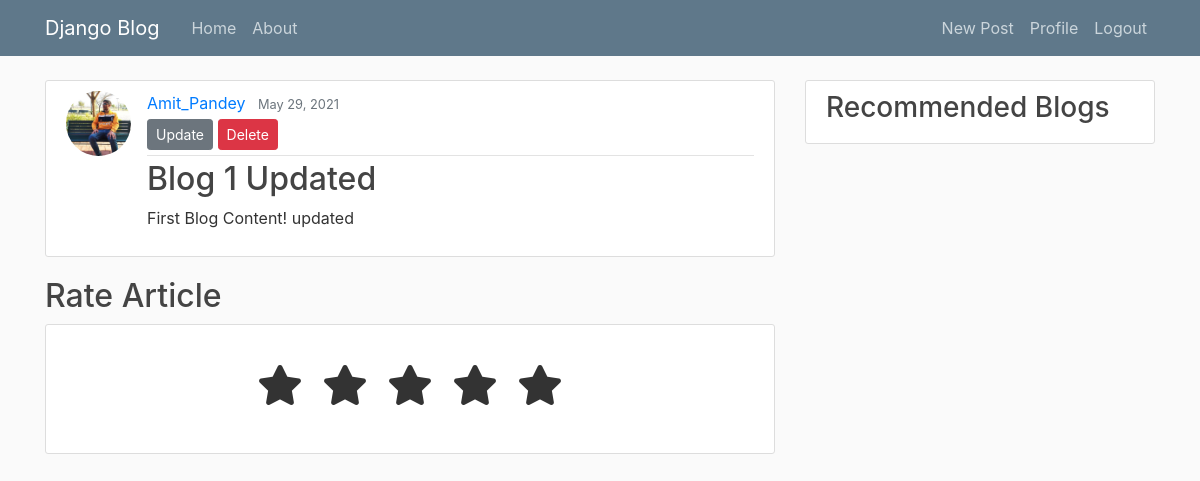
The app's page /post/1/ (signed in) with its own data.
### blog/models.py (models this page shows, shortened)
class Post(models.Model) :
    category = models.ManyToManyField(Category, related_name='posts', blank=True)
    title = models.CharField(max_length=100)
    content = models.TextField()
    date_posted = models.DateTimeField(default = timezone.now )
    author = models.ForeignKey( User , on_delete=models.CASCADE)

### users/models.py (models this page shows, shortened)
class Profile(models.Model) :
    user = models.OneToOneField(User, on_delete=models.CASCADE)
    image = models.ImageField(default='default.jpg', upload_to='profile_pics')

### blog/views.py (the view)
# urls.py: path('post/<int:id>/', PostDetailView , name='post-detail'),
def PostDetailView(request, id):
    post = get_object_or_404(Post, id=id)
    if(Rating.objects.filter(user = request.user , post = post).exists()):
        rating = Rating.objects.get(user = request.user , post = post)
        context = {
            'post' : post,
            'rating' : rating,
        }
    else:
        context = {
            'post' : post,
        }
    return render(request, 'blog/post_detail.html', context)

### blog/templates/blog/post_detail.html (shortened to what this page needs)
{% extends "blog/base.html" %}
{% block content %}
<article class="media content-section">
    <img class="rounded-circle article-img" src="{{ post.author.profile.image.url }}">
    <div class="media-body">
        <div class="article-metadata">
            <a class="mr-2" href="{% url 'user-posts' post.author.username  %}">{{ post.author }}</a>
            <small class="text-muted">{{ post.date_posted|date:"F d, Y" }}</small>
            {% if post.author == user %}
            <div>
                <a class='btn btn-secondary btn-sm mt-1 mb-1' href=" {% url 'post-update' post.id %} ">Update</a>
                <a class='btn btn-danger btn-sm mt-1 mb-1' href=" {% url 'post-delete' post.id %} ">Delete</a>
            </div>
            {% endif %}
        </div>
        <h2 class="article-title">{{ post.title }}</h2>
        <p class="article-content">{{ post.content}}</p>
    </div>
</article>
{% if rating %}
<h2>Your Rating</h2>
<div class="rcontainer">
    <div class="star-widget">
        <input type="radio" name="rrate" id="rrate-5">
        <label for="rrate-5" class="fas fa-star" checked></label>
        <input type="radio" name="rrate" id="rrate-4">
        <label for="rrate-4" class="fas fa-star"></label>
        <input type="radio" name="rrate" id="rrate-3">
        <label for="rrate-3" class="fas fa-star"></label>
        <input type="radio" name="rrate" id="rrate-2">
        <label for="rrate-2" class="fas fa-star"></label>
        <input type="radio" name="rrate" id="rrate-1">
        <label for="rrate-1" class="fas fa-star"></label>
    </div>
</div>
<script>
    radiobtn = document.getElementById("rrate-{{ rating.rating }}");
    radiobtn.checked = true;
</script>
<article class="media content-section">
    <div>{{rating.review}}</div>
</article>
<h2>Edit your rating</h2>
<article class="media content-section">
    <div class="rcontainer">
        <div class="post">
            <div class="text">Thanks for rating us!</div>
            <div class="edit">EDIT</div>
        </div>
        <div class="star-widget">
            <input type="radio" name="rate" id="rate-5">
            <label for="rate-5" class="fas fa-star" checked></label>
            <input type="radio" name="rate" id="rate-4">
            <label for="rate-4" class="fas fa-star"></label>
            <input type="radio" name="rate" id="rate-3">
            <label for="rate-3" class="fas fa-star"></label>
            <input type="radio" name="rate" id="rate-2">
            <label for="rate-2" class="fas fa-star"></label>
            <input type="radio" name="rate" id="rate-1">
            <label for="rate-1" class="fas fa-star"></label>
            <form>
                <div class="textarea">
                    <textarea cols="30" placeholder="Describe your experience.."></textarea>
                </div>
                <div class="btn">
                    <button class="rbutton" type="button">Post</button>
                </div>
            </form>
        </div>
    </div>
</article>
{% else %}
<h2>Rate Article</h2>
<article class="media content-section">
    <div class="rcontainer">
        <div class="star-widget">
            <label for="rate-5" class="fas fa-star"></label>
            <label for="rate-4" class="fas fa-star"></label>
            <label for="rate-3" class="fas fa-star"></label>
            <label for="rate-2" class="fas fa-star"></label>
            <label for="rate-1" class="fas fa-star"></label>
        </div>
    </div>
</article>
{% endif %}
{% endblock content %}

### blog/static/blog/main.css (style rules this page uses)
body { background: #fafafa; color: #333333; margin-top: 5rem; }
h1, h2, h3, h4, h5, h6 { color: #444444; }
.content-section { background: #ffffff; padding: 10px 20px; border: 1px solid #dddddd; border-radius: 3px; margin-bottom: 20px; }
.article-title { color: #444444; }
.article-content { white-space: pre-line; }
.article-img { height: 65px; width: 65px; margin-right: 16px; }
.article-metadata { padding-bottom: 1px; margin-bottom: 4px; border-bottom: 1px solid #e3e3e3 }

### blog/templates/blog/post_detail.html (style rules this page uses)
.rcontainer { position: relative; width: 100%; padding: 20px 30px; border-radius: 5px; display: flex; align-items: center; justify-content: center; flex-direction: column; }
.star-widget label { font-size: 40px; padding: 10px; float: right; transition: all 0.2s ease; }

### records on screen
Post: author.profile.image (picture), author "Amit_Pandey", date_posted "May 29, 2021", title "Blog 1 Updated", content "First Blog Content! updated"
